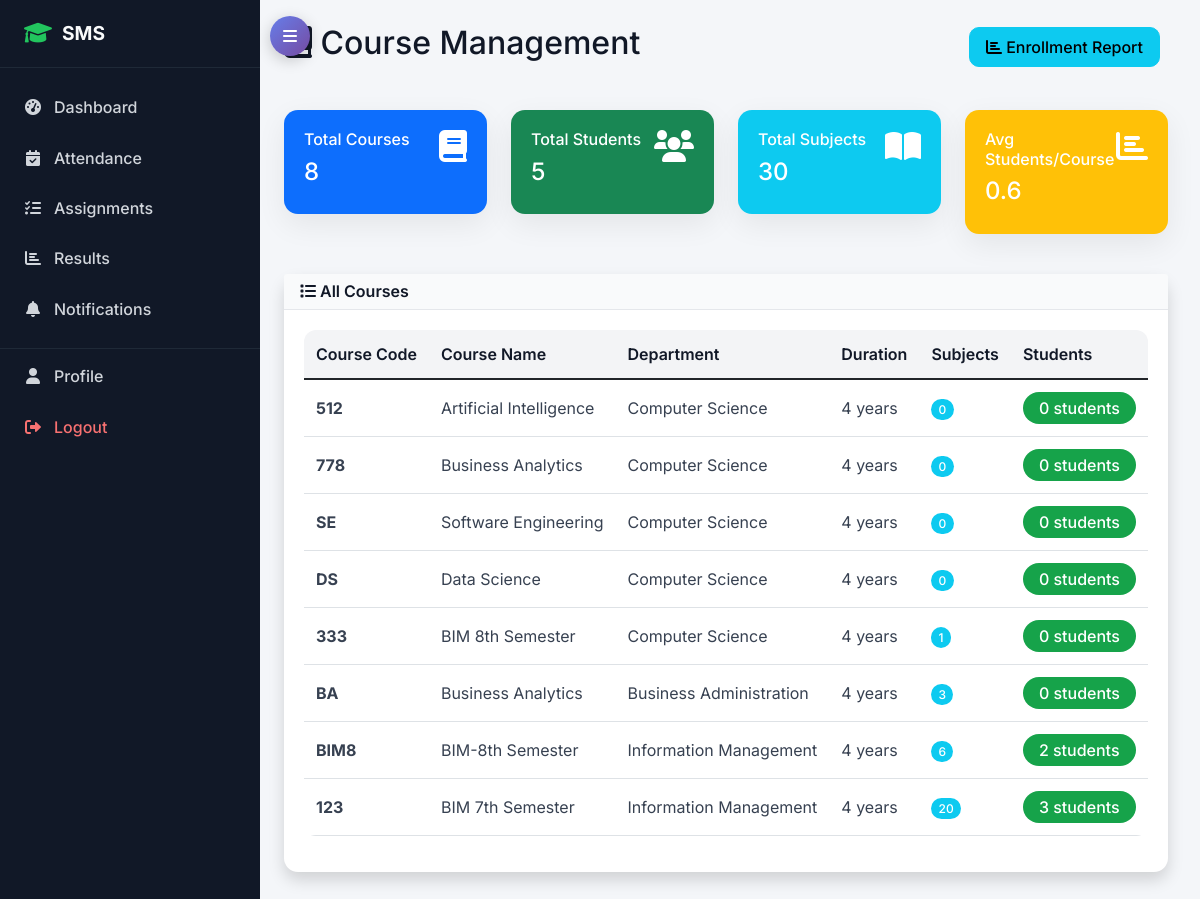
The app's page /academic/courses/ (signed in) with its own data.
### academic/models.py (models this page shows, shortened)
class Course(models.Model):
    name = models.CharField(max_length=100)
    code = models.CharField(max_length=20, unique=True)
    department = models.ForeignKey(Department, on_delete=models.CASCADE)
    duration_years = models.PositiveIntegerField(default=4)
    description = models.TextField(blank=True)

class Department(models.Model):
    name = models.CharField(max_length=100, unique=True)
    code = models.CharField(max_length=10, unique=True)
    description = models.TextField(blank=True)
    head_of_department = models.ForeignKey(TeacherProfile, on_delete=models.SET_NULL, null=True, blank=True)
    created_at = models.DateTimeField(auto_now_add=True)

### academic/views.py (the view)
# urls.py: path('courses/', views.course_list, name='course_list'),
@login_required
def course_list(request):
    courses = Course.objects.select_related('department').annotate(
        subject_count=Count('subject'),
        student_count=Count('class__studentenrollment', filter=Q(class__studentenrollment__is_active=True), distinct=True)
    )
    total_courses = courses.count()
    total_students = sum(course.student_count for course in courses)
    total_subjects = sum(course.subject_count for course in courses)
    avg_students_per_course = round(total_students / total_courses, 1) if total_courses > 0 else 0
    context = {
        'courses': courses,
        'total_courses': total_courses,
        'total_students': total_students,
        'total_subjects': total_subjects,
        'avg_students_per_course': avg_students_per_course,
        'can_manage': request.user.user_type == 'admin'
    }
    return render(request, 'academic/course_list.html', context)

### templates/academic/course_list.html (shortened to what this page needs)
{% extends 'base.html' %}
{% block content %}
<div class="row">
    <div class="col-12">
        <div class="d-flex justify-content-between align-items-center mb-4">
            <h2><i class="fas fa-book"></i> Course Management</h2>
            <div>
                <a href="{% url 'academic:student_enrollment_report' %}" class="btn btn-info me-2">
                    <i class="fas fa-chart-bar"></i> Enrollment Report
                </a>
            </div>
        </div>
    </div>
</div>
{% if courses %}
<div class="row mb-4">
    <div class="col-md-3">
        <div class="card bg-primary text-white">
            <div class="card-body">
                <div class="d-flex justify-content-between">
                    <div>
                        <h6>Total Courses</h6>
                        <h4>{{ total_courses }}</h4>
                    </div>
                    <i class="fas fa-book fa-2x"></i>
                </div>
            </div>
        </div>
    </div>
    <div class="col-md-3">
        <div class="card bg-success text-white">
            <div class="card-body">
                <div class="d-flex justify-content-between">
                    <div>
                        <h6>Total Students</h6>
                        <h4>{{ total_students }}</h4>
                    </div>
                    <i class="fas fa-users fa-2x"></i>
                </div>
            </div>
        </div>
    </div>
    <div class="col-md-3">
        <div class="card bg-info text-white">
            <div class="card-body">
                <div class="d-flex justify-content-between">
                    <div>
                        <h6>Total Subjects</h6>
                        <h4>{{ total_subjects }}</h4>
                    </div>
                    <i class="fas fa-book-open fa-2x"></i>
                </div>
            </div>
        </div>
    </div>
    <div class="col-md-3">
        <div class="card bg-warning text-white">
            <div class="card-body">
                <div class="d-flex justify-content-between">
                    <div>
                        <h6>Avg Students/Course</h6>
                        <h4>{{ avg_students_per_course }}</h4>
                    </div>
                    <i class="fas fa-chart-bar fa-2x"></i>
                </div>
            </div>
        </div>
    </div>
</div>
{% endif %}
<div class="row">
    <div class="col-12">
        <div class="card shadow">
            <div class="card-header bg-primary text-white">
                <h6 class="m-0"><i class="fas fa-list"></i> All Courses</h6>
            </div>
            <div class="card-body">
                {% if courses %}
                <div class="table-responsive">
                    <table class="table table-hover">
                        <thead>
                            <tr>
                                <th>Course Code</th>
                                <th>Course Name</th>
                                <th>Department</th>
                                <th>Duration</th>
                                <th>Subjects</th>
                                <th>Students</th>
                            </tr>
                        </thead>
                        <tbody>
                            {% for course in courses %}
                            <tr>
                                <td><strong>{{ course.code }}</strong></td>
                                <td>{{ course.name }}</td>
                                <td>{{ course.department.name }}</td>
                                <td>{{ course.duration_years }} years</td>
                                <td>
                                    <span class="badge bg-info">{{ course.subject_count }}</span>
                                </td>
                                <td>
                                    <span class="badge bg-success fs-6 px-3 py-2">{{ course.student_count }} students</span>
                                </td>
                            </tr>
                            {% endfor %}
                        </tbody>
                    </table>
                </div>
                {% endif %}
            </div>
        </div>
    </div>
</div>
{% endblock %}

### records on screen
Course: code "512", name "Artificial Intelligence", department.name "Computer Science", duration_years "4", subject_count "0", student_count "0"
Course: code "778", name "Business Analytics", department.name "Computer Science", duration_years "4", subject_count "0", student_count "0"
Course: code "SE", name "Software Engineering", department.name "Computer Science", duration_years "4", subject_count "0", student_count "0"
Course: code "DS", name "Data Science", department.name "Computer Science", duration_years "4", subject_count "0", student_count "0"
Course: code "333", name "BIM 8th Semester", department.name "Computer Science", duration_years "4", subject_count "1", student_count "0"
Course: code "BA", name "Business Analytics", department.name "Business Administration", duration_years "4", subject_count "3", student_count "0"
Course: code "BIM8", name "BIM-8th Semester", department.name "Information Management", duration_years "4", subject_count "6", student_count "2"
Course: code "123", name "BIM 7th Semester", department.name "Information Management", duration_years "4", subject_count "20", student_count "3"

### other values on screen
{{ total_courses }} "8"
{{ total_students }} "5"
{{ total_subjects }} "30"
{{ avg_students_per_course }} "0.6"
